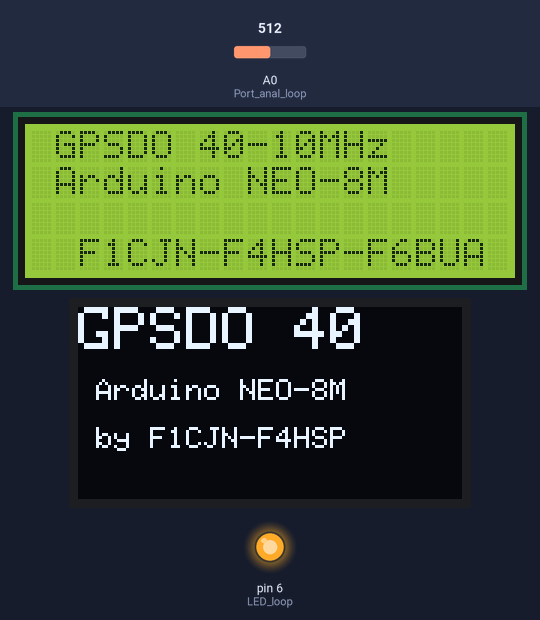
Simulated run of this sketch. Board: Arduino Nano, built with avr-gcc and run on an emulated ATmega328P. Shown: 20×4 character LCD, 128×64 one-colour display, output pins drawn as LEDs (lit = HIGH). The inputs (shaded band) are chosen by the test bench; at power-on: A0 (Port_anal_loop) = 512. What the sketch prints to the serial monitor is not drawn.

Above: at 5.9 s.
At 11.5 s:
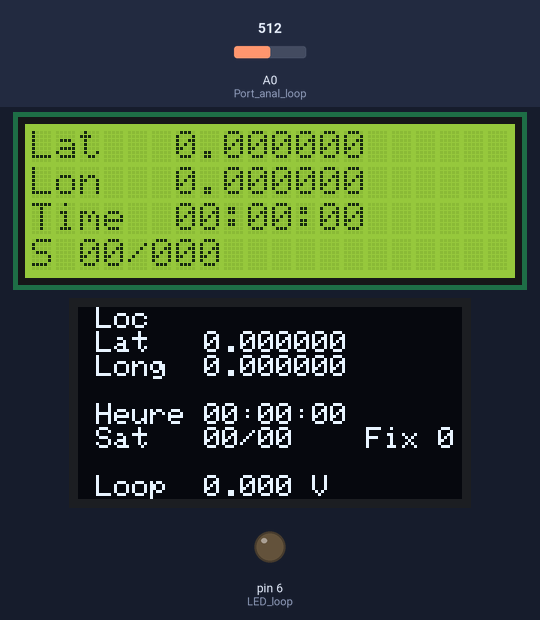
11.6 s: A0 (Port_anal_loop) set to 716
At 14.4 s:
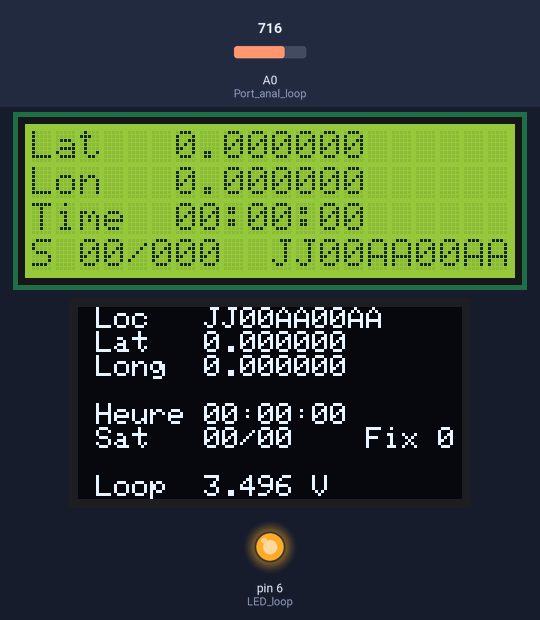
14.6 s: A0 (Port_anal_loop) set to 741
At 16.0 s:
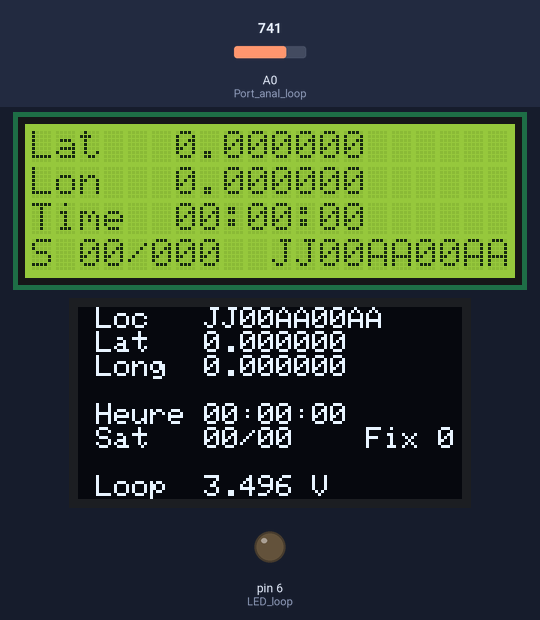
17.6 s: A0 (Port_anal_loop) set to 900
At 19.9 s:
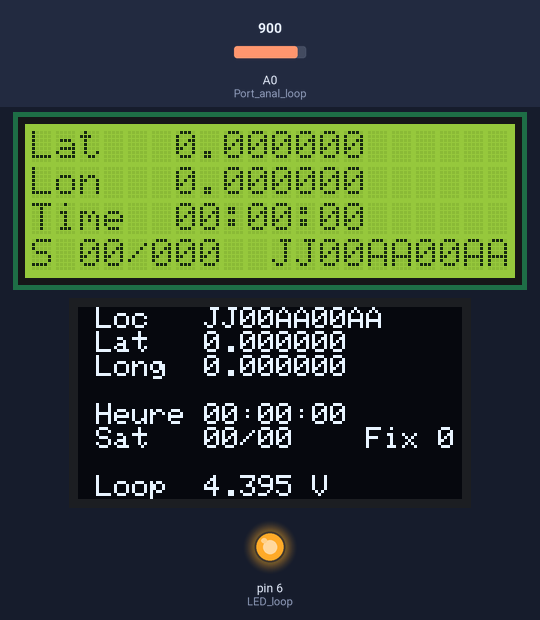
Timing chart, 0 to 21.4 s (numbered marks = the images above; inputs shaded):
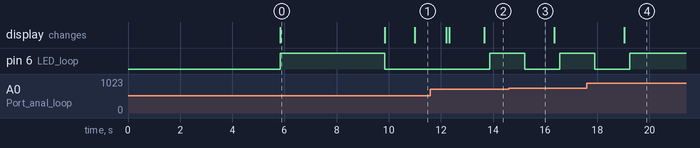

The sketch:

Gpsdo_v42.ino
```cpp
/***********************************************************************************************************
 *        Version 4.2 ----- GPSDO -----  Fout (Rx GPS) = 100 KHz pour NEO M7 et M8
 *
 *        Cette version inclus :
 *        - afficheur LED de type ( 4x16 ou 4x20 ) mais des informations affichées limitées
 *        ou
 *        - afficheur OLED ( 128x64 ) en 0.96" ou 1.3"
 *
 *        - l'affichage du nombre de satelittes utilisés ( GPS + Glonass )
 *        - l'affichage du nombre de satelittes vus ( GPS + Glonass )
 *        - l'affichage de la varaible FIX
 *
 *        - le " Lock detect status " de la boucle de phase ( foncrion " read_PLL " )
 *          avec l'affichage de la tension de boucle ( x,xxx V )
 *
 *        - le choix d'afichage entre Locator sur 6 digits ou Locator MH sur 10 digits
 *
 *         F1CJN  2016  /  F4HSP  2021   /   F6BUA 06-02-2022
 *
 * *********************************************************************************************************
 *
 * This program is made :
 * - first to program the Timepulse frequency of an UBLOX GPS NEO-8M module
 * - latitude, longitude, Time,
 * - number of used satellites, number of received satellites (GPS + Glonass), FIX and the QRA Locator.
 * - PLL Lock detect status (led)
 *
 * The frequency can be changed near line 125.
 * The Timepulse is based on a master clock at 48 MHz
 * Only frequencies with even sub multiples integer numbers (ie, 2,4,6, 342 .....) have low jitter. For exemple :8MHz is ok(6) ,10Khz is
 * ok(4800). 10 MHz is not ok(divison factor of 4.8). The Timepulse frequency is programmed for 10 KHz and can be modified (on line of program).
 *
 * La fréquence peut être modifiée en ligne 125/
 * The signal Timepulse est généré à partir d'une horloge à 48 MHz.
 * Seules les facteurs de divisions entiers pairs (2,4,6, 342, ....) présentent un très faible jitter. Par exemple 8MHz est ok, 10 KHz est ok
 * mais 10 MHz ne l'est pas (facteur de division de 4,8). La fréquence de Timepulse est programmé pour 10 KHz mais peut être modifiée à la ligne 125.
 *
 * Connections to the GPS board
 * GPS GND connects to Arduino Gnd
 * GPS RX connects to Software Serial pin 3 on the Arduino Nano, via voltage divider : 330 Ohms in serial to 680 Ohms to ground        Pin 4--330--NEO RX--680--GND
 * GPS TX connects to Software Serial pin 4 on the Arduino Nano
 * GPS VCC connects to 5 volts
 *
 * Connections to the serial LCD 4x20 board
 * Arduino 5V to LCD 5V
 * Arduino GND to LCD GND
 * Arduino A4 to LCD SDA
 * Arduino A5 to LCD SCL
 *
 * Serial O/P at 9600 ( or 115200 ) is used for test purposes
 *
 * et il faut compiler ce code avec la librairie TiniGPSPlus2 ( .h et .cpp )
 *
 **************************************************************************/

#include <SoftwareSerial.h>
#include <TinyGPSPlus2.h>          // Attention Librairie modifiée (voir texte ci-dessus)
#include <Wire.h>                 // Comes with Arduino IDE
#include <LiquidCrystal_I2C.h>


// Librairie et Init OLED -------------- version 1.3 pouce ------------------
#include "SSD1306Ascii.h"
#include "SSD1306AsciiWire.h"
#define I2C_ADDRESS 0x3C  // 0x3C ou 0x78
#define RST_PIN -1
SSD1306AsciiWire oled;    //

/*
// Librairie et Init OLED -------------- version 0.96 pouce ------------------
#include "SSD1306Ascii.h"
#include "SSD1306AsciiAvrI2c.h"
#define I2C_ADDRESS 0x3C
#define RST_PIN -1
SSD1306AsciiAvrI2c oled;
*/

// LCD init pour afficheur 4 x 20
// Set the pins on the I2C chip used for LCD connections:
//                    addr, en,rw,rs,d4,d5,d6,d7,bl,blpol

LiquidCrystal_I2C lcd(0x27,20,4);

boolean gpsStatus[] = {false, false, false, false, false, false, false, false, false};
unsigned long frequency;
byte buf[4];

int satvustotal;    // Nombre total de satellites vus par GPS + Glonass

// Communication GPS
#define RXPIN 4       // vers GPS TX
#define TXPIN 3       // vers GPS RX via pont diviseur 330/680 Ohms pour adapter en 3,3V
#define GPSBAUD 9600  //
SoftwareSerial gpsSerial(RXPIN,TXPIN);    // 4,3
TinyGPSPlus2 gps;

// Traitement tension boucle de phase
byte LED_loop = 6;                        // I/O Pin D6
byte Port_anal_loop = 0;                  // -- Input A0
int val_loop;                             //
int moy_val_loop;                         //
int old_moy_val_loop;                     //
int seuil_loop = 11;                      // fenêtre de 100mV, soit plus et moins ((5 / 1024) * 11) = 0.050 V
float U_loop;                             // tension U de la boucle de phase

void getgps(TinyGPSPlus2 &gps);

// Traitement Latitude, longitude, locator, locator MH
float latitude;
float longitude;
char MH[10];        // locator en 10 digits

void setup()
{
  pinMode(LED_loop, OUTPUT);      //
  digitalWrite(LED_loop, LOW);    // ----- turn Off the LED_loop

  gpsSerial.begin(9600);    // GPS à 9600 Bauds
  Serial.begin(9600);       // Serial monitor  via USB at 9600 bauds ( au lieu de 115200 bauds )

  frequency=100000;         // 100 KHz  Timepulse Frequency in Hertz. The duty cycle is fixed at 50%
                            // only frequencies with even sub multiples numbers (ie, 2,4,6, 342 .....) are not noisy   for exemple :8MHz is ok, 10Khz is ok,
                            // 10 MHz is not ok
  configureUblox();         // Configure Timepulse

// Initialisation afficheur I2C, LCD et OLED
// -----------------------------------------
  Wire.begin();
  Wire.setClock(400000L);     // vitesse transfert i2c , 400000L ou 400.000 Hz

  lcd.init();
  lcd.backlight();
  lcd.begin(20,4);            // ----- initialize the lcd for 20 chars 4 lines and turn on backlight

  lcd.clear();
  lcd.setCursor(0,0);     	      // Start at position 0 at line 0
  lcd.print(" GPSDO 40-10MHz ");
  lcd.setCursor(0,1);
  lcd.print(" Arduino NEO-8M ");
  lcd.setCursor(0,3);
  lcd.print("  F1CJN-F4HSP-F6BUA");


  #if RST_PIN >= 0                // -------------------- version 1.3 pouce --------
    oled.begin(&SH1106_128x64, I2C_ADDRESS, RST_PIN);
  #else // RST_PIN >= 0
    oled.begin(&SH1106_128x64, I2C_ADDRESS);
  #endif // RST_PIN >= 0

/*
  #if RST_PIN >= 0                // -------------------- version 0.96 pouce --------
    oled.begin(&Adafruit128x64, I2C_ADDRESS, RST_PIN);
  #else // RST_PIN >= 0
    oled.begin(&Adafruit128x64, I2C_ADDRESS);
  #endif // RST_PIN >= 0
*/

  oled.setFont(Adafruit5x7);

  uint32_t m = micros();
  oled.clear();
  oled.set2X();
  oled.println("GPSDO 40");
  oled.set1X();
  oled.setCursor(0,3);
  oled.println(" Arduino NEO-8M");
  oled.setCursor(0,5);
  oled.println(" by F1CJN-F4HSP");

  digitalWrite(LED_loop, HIGH);    // ----- turn On the LED_loop

  delay(4000);  						// délai maintien de l'écran de démarrage pendant 4s

  digitalWrite(LED_loop, LOW);    // ----- turn Off the LED_loop
  lcd.clear();
  oled.clear();

}

void loop()
{
smartDelay(1000);   // 1000 nearly 1.0s loop ... ( attention, une valeur plus faible peut limiter le nombre de trames NMEA traitées !!! )
getgps(gps);       	// Get GPS parameters
read_PLL();         // Lecture et traitement de la tension de boucle
}

void calcLocatorMH()            // calcul le locator MH sur 10 digits !
{
    double d;
    longitude = gps.location.lng();   // lon
    latitude = gps.location.lat();    // lat

    // convert longitude to Maidenhead

    //  STILL TO DO  keep running average of numbers representing 9th and 10th digits of Maidenhead
    //  to smooth out apparent movement of the operator as the GPS constellation changes

    d = 180.0 + longitude;
    d = 0.5 * d;
    int ii = (int) (0.1 * d);
    MH[0] = char(ii + 65);
    float rj = d - 10.0 * (float)ii;
    int j = (int) rj;
    MH[2] = char(j + 48);
    float fpd = rj - (float)j;
    float rk = 24.0 * fpd;
    int k = (int) rk;
    MH[4] = char(k + 65);
    fpd = rk - (float)(k);
    float rl = 10.0 * fpd;
    int l = (int)(rl);
    MH[6] = char(l + 48);
    fpd = rl - (float)(l);
    float rm = 24.0 * fpd;
    int mm = (int)(rm);
    MH[8] = char(mm + 65);

    //  convert latitude to Maidenhead
    d = 90.0 + latitude;
    ii = (int)(0.1 * d);
    MH[1] = char(ii + 65);
    rj = d - 10.*(float)ii;
    j = (int)rj;
    MH[3] = char(j + 48);
    fpd = rj - (float)j;
    rk = 24.0 * fpd;
    k = (int)rk;
    MH[5] = char(k + 65);
    fpd = rk - (float)(k);
    rl = 10.0 * fpd;
    l = int(rl);
    MH[7] = char(l + 48);
    fpd = rl - (float)(l);
    rm = 24.0 * fpd;
    mm = (int)(rm);
    MH[9] = char(mm + 65);
}


void getgps(TinyGPSPlus2 &gps)
{
  // Affichage --- Locator, latitude,longitude
  // -----------------------------------------
  oled.set1X();
  oled.setCursor(0,0);                  // OLED 128x64 - ligne 0
  oled.print(" Loc   ");                // ----- Locator MH 10 digits
  oled.print (MH[0]);
  oled.print (MH[1]);
  oled.print (MH[2]);
  oled.print (MH[3]);
  oled.print (MH[4]);
  oled.print (MH[5]);
  oled.print (MH[6]);
  oled.print (MH[7]);
  oled.print (MH[8]);
  oled.print (MH[9]);

  oled.setCursor(0,1);                  // OLED 128x64 - ligne 1 et 2
  oled.print(" Lat   ");                // ----- Lat et Lon
  oled.print(gps.location.lat(),6);
  oled.setCursor(0,2);
  oled.print(" Long  ");
  oled.print(gps.location.lng(),6);

  lcd.setCursor(0,0);                   // LCD 4x20 - ligne 0 et 1
  lcd.print("Lat   ");                  // ----- Lat et Lon
  lcd.print(gps.location.lat(),6);
  lcd.setCursor(0,1);
  lcd.print("Lon   ");
  lcd.print(gps.location.lng(),6);

  lcd.setCursor(10,3);                  // LCD 4x20 - ligne 3
  lcd.print(MH[0]);                // ----- Locator 10 digits
  lcd.print(MH[1]);
  lcd.print(MH[2]);
  lcd.print(MH[3]);
  lcd.print(MH[4]);
  lcd.print(MH[5]);
  lcd.print(MH[6]);
  lcd.print(MH[7]);
  lcd.print(MH[8]);
  lcd.print(MH[9]);

  // Affichage --- Heure
  // -------------------
  lcd.setCursor(0,2);                   // LCD 4x20 - ligne 2
  lcd.print("Time  ");
      if (gps.time.hour() < 10)                     // Add a leading zero
        lcd.print("0");
      lcd.print(gps.time.hour());
  lcd.print(":");
      if (gps.time.minute() < 10)                   // Add a leading zero
        lcd.print("0");
  lcd.print(gps.time.minute());
  lcd.print(":");
      if (gps.time.second() < 10)                   // Add a leading zero
        lcd.print("0");
  lcd.print(gps.time.second());
  lcd.print(" ");

  oled.setCursor(0,4);                  // OLED 128x64 - ligne 4
  oled.print(" Heure ");
      if (gps.time.hour() < 10)                     // Add a leading zero
        oled.print("0");
      oled.print(gps.time.hour());
  oled.print(":");
      if (gps.time.minute() < 10)                   // Add a leading zero
        oled.print("0");
  oled.print(gps.time.minute());
  oled.print(":");
      if (gps.time.second() < 10)                   // Add a leading zero
        oled.print("0");
  oled.print(gps.time.second());
  oled.print("   ");


  // Affichage --- Sat + Fix
  // -----------------------
  satvustotal = (gps.GPsatvus.value() + gps.GLsatvus.value());      // Calcul de la variable satvustotal

  calcLocatorMH();                                                  // appel fonction "calcLocatorMH"

  lcd.setCursor(0,3);                     // LCD 4x16 - ligne 3
  lcd.print("S       ");                // ----- Satellites used
  if (gps.satellites.value() < 10)
      {
      lcd.setCursor(2,3);                           // Add a leading zero
      lcd.print("0");
      lcd.print(gps.satellites.value());
      }
  else lcd.setCursor(4,3); lcd.print(gps.satellites.value());   // sat used
  lcd.setCursor(4,3);
  lcd.print("/");
  if (satvustotal < 10)                             // test valeur de la variable Satellites Vus Total ( GPS + Glonass )
      {
      lcd.setCursor(5,3);                           // Add a leading zero
      lcd.print("0");
      lcd.print(satvustotal);
      }
  else lcd.setCursor(5,3); lcd.print(satvustotal);  // Print variable ded satelittes vus total


  oled.setCursor(0,5);                  // OLED 128x64 - ligne 5
  oled.print(" Sat   ");                // ----- Satellites et FIX
  if (gps.satellites.value() < 10)                          // Add a leading zero
    oled.print("0");
  oled.print(gps.satellites.value());                       // sat used
  oled.print("/");
  if (satvustotal < 10)                 // test valeur de la variable Satellites Vus Total ( GPS + Glonass )
    oled.print("0");                                        // Add a leading zero
  oled.print(satvustotal);                                  // Print variable des satelittes vus ( GPS + Glonass )
  oled.print("    Fix ");                                   // valeur de la variable FIX
  oled.print(gps.satfix.value());


  // Affichage --- Tension Loop
  // --------------------------
  oled.setCursor(0,7);                  // OLED 128x64 - ligne 7
  oled.print(" Loop  ");                // ----- Tension de boucle
  oled.print(U_loop,3);                 // affiche 3 chiffres après la virgule
  oled.print(" V ");                    // valeur en volts

}


static void smartDelay(unsigned long ms)
{
  unsigned long start = millis();
  do
  {
    while (gpsSerial.available())
      gps.encode(gpsSerial.read());
  } while (millis() - start < ms);
}

void configureUblox()
{
  byte gpsSetSuccess = 0;

    buf[0]=(frequency&0x000000FF);          // Preparation little endian
    buf[1]=(frequency&0x0000FF00)>>8;
    buf[2]=(frequency&0x00FF0000)>>16;
    buf[3]=(frequency&0xFF000000)>>24;

//  Generate the configuration string for TimePulse with frequency

/* ----- UBX-CFG-TP5 parameters (not fully complete)
  0xB5, 0x62,   // header
  0x06, 0x31,   // time pulse get/set
  0x20,         // lenght 32
  0x00,         // tpIdx time pulse selection = 0 = timepulse, 1 = timepulse2  (U1 Char)
  0x00,         // reserved0 U1
  0x01, 0x00,   // reserved1 U2
  0x00, 0x32,   // antCableDelay ns
  0x00, 0x00,   // rf group delay I2
  0x00,         //
  0x00, 0x90, 0xD0, 0x03, // freqPeriod
  0x00, 0x40, 0x42, 0x0F, // freqPeriodLoc
  0x00, 0xF0, 0x49, 0x02, // pulselenRatio
  0x00, 0x60, 0xAE, 0x0A, // pulselenRatio
  0x00, 0x00, 0x00, 0x00, // user Config Delay ns
  0x00, 0x00,             // flags - page 135 u-blox 7 Receiver Description Including Protocol Specification V14.pdf
  0x00, 0x48, 0x65,

// Exemple:       CFG-TP5 1Hz / 2 Mhz no sync 50ms cable delay
//                ----  (0xB5, 0x62, 0x06, 0x31, 0x20, 0x00, 0x00, 0x01, 0x00, 0x00, 0x32, 0x00, 0x00, 0x00,   0x01,   0x00,   0x00,   0x00,   0x80,   0x84,   0x1E,   0x00, 0x00, 0x00, 0x00, 0x80, 0x00, 0x00, 0x00, 0x80, 0x00, 0x00, 0x00, 0x00, 0x6F, 0x00, 0x00, 0x00, 0x1C, 0x1E);
// Exemple:       ----     B5    62    06    31    20    00    01    01    00    00    32    00    00    00      40      42      0F      00      40      42      0F      00    00    00    00    00    A0    86    01    00    00    00    00    00    B7    00    00    00    8B    D6
*/

  byte setTimePulse[] = {0xB5, 0x62, 0x06, 0x31, 0x20, 0x00, 0x00, 0x01, 0x00, 0x00, 0x32, 0x00, 0x00, 0x00, buf[0], buf[1], buf[2], buf[3], buf[0], buf[1], buf[2], buf[3], 0x00, 0x00, 0x00, 0x80, 0x00, 0x00, 0x00, 0x80, 0x00, 0x00, 0x00, 0x00, 0xEF, 0x00, 0x00, 0x00, 0x91, 0x22};
  calcChecksum(&setTimePulse[2], sizeof(setTimePulse) - 4);
  delay(1000);      // 1000

  while(gpsSetSuccess < 3)
  {
   Serial.println("Setting Timepulse... ");
   gpsSetSuccess = 0;
   while (gpsSetSuccess < 3)
   {
   Serial.println("configuration TimePulse");
   sendUBX(&setTimePulse[0], sizeof(setTimePulse));
   gpsSetSuccess += getUBX_ACK(&setTimePulse[2]);         //Passes Class ID and Message ID to the ACK Receive function
   if (gpsSetSuccess == 10) gpsStatus[7] = true;
   if (gpsSetSuccess == 5 | gpsSetSuccess == 6) gpsSetSuccess -= 4;
   }
   if (gpsSetSuccess == 3) Serial.println("Timepulse non OK");
  }
}

void calcChecksum(byte *checksumPayload, byte payloadSize) {
  byte CK_A = 0, CK_B = 0;
  for (int i = 0; i < payloadSize ;i++) {
    CK_A = CK_A + *checksumPayload;
    CK_B = CK_B + CK_A;
    checksumPayload++;
  }
  *checksumPayload = CK_A;
  checksumPayload++;
  *checksumPayload = CK_B;
}

void sendUBX(byte *UBXmsg, byte msgLength) {
  for(int i = 0; i < msgLength; i++) {
    gpsSerial.write(UBXmsg[i]);           // send UBX msg
    gpsSerial.flush();                    // Wait end of transmission
  }
    gpsSerial.println();              // send CR
    gpsSerial.flush();                // Wait end of transmission
}

byte getUBX_ACK(byte *msgID) {
  byte CK_A = 0, CK_B = 0;
  byte incoming_char;
  boolean headerReceived = false;
  unsigned long ackWait = millis();
  byte ackPacket[10] = {0xB5, 0x62, 0x05, 0x00, 0x00, 0x00, 0x00, 0x00, 0x00, 0x00};
  int i = 0;
  while (1) {
    if (gpsSerial.available()) {
      incoming_char = gpsSerial.read();
      if (incoming_char == ackPacket[i]) { i++; }
      else if (i > 2) {ackPacket[i] = incoming_char;  i++; }
    }
    if (i > 9) break;
    if ((millis() - ackWait) > 1500) {
      Serial.println("ACK Timeout");
      return 5;
    }
    if (i == 4 && ackPacket[3] == 0x00) {
      Serial.println("NAK Received");
      return 1;
    }
  }

  for (i = 2; i < 8 ;i++) {
  CK_A = CK_A + ackPacket[i];
  CK_B = CK_B + CK_A;
  }

  if (msgID[0] == ackPacket[6] && msgID[1] == ackPacket[7] && CK_A == ackPacket[8] && CK_B == ackPacket[9]) {
    Serial.println("Success!");
    Serial.println("ACK Received! ");
    return 10;
        }
  else {
    Serial.println("ACK Checksum Failure: ");
    delay(1000);
    return 1;
  }
}


void read_PLL()       // --- Lecture et traitement de la tension de boucle
{
  int anal_loop;      // valeur sur 12bits lue sur l'entrée A0
  val_loop = 0;       // variable pour le traitement des valeurs courantes de la tension loop

  old_moy_val_loop = moy_val_loop;
  moy_val_loop = 0;

  for (int i=0; i<20; i++)        // boucle d'acquisition sur une durée de 200 ms
    {
    anal_loop = analogRead(Port_anal_loop);
    val_loop = val_loop + anal_loop ;
    delay(10);
    }

  moy_val_loop = val_loop / 20 ;

  if ( ( moy_val_loop < (old_moy_val_loop - seuil_loop)) | ( moy_val_loop > (old_moy_val_loop + seuil_loop) )  )
    {
    digitalWrite(LED_loop, LOW);    // ----- turn Off the LED_loop
    }

  else
    {
    digitalWrite(LED_loop, HIGH);    // ----- turn On the LED_loop
    }

  U_loop = (float)( (moy_val_loop * 5.0) / 1024.0 );    // valeur de la tension de boucle pour affichage

}
```

Measured:
- the behaviour switches between 727 and 728 on A0 (Port_anal_loop) (found by bisection; images 2 and 3)
- after the input at 11.6 s, pin 6 (LED_loop): LOW → HIGH after 2.3 s instead of 0.93 s
- after the input at 14.6 s, pin 6 (LED_loop): HIGH → LOW after 0.61 s, → HIGH 1.3 s later
- after the input at 17.6 s, pin 6 (LED_loop): HIGH → LOW after 0.30 s, → HIGH 1.3 s later; the display: changes after 1.4 s (image 4)
- what the display in image 0 shows lasts 4.0 s, from 5.8 s to 9.8 s
